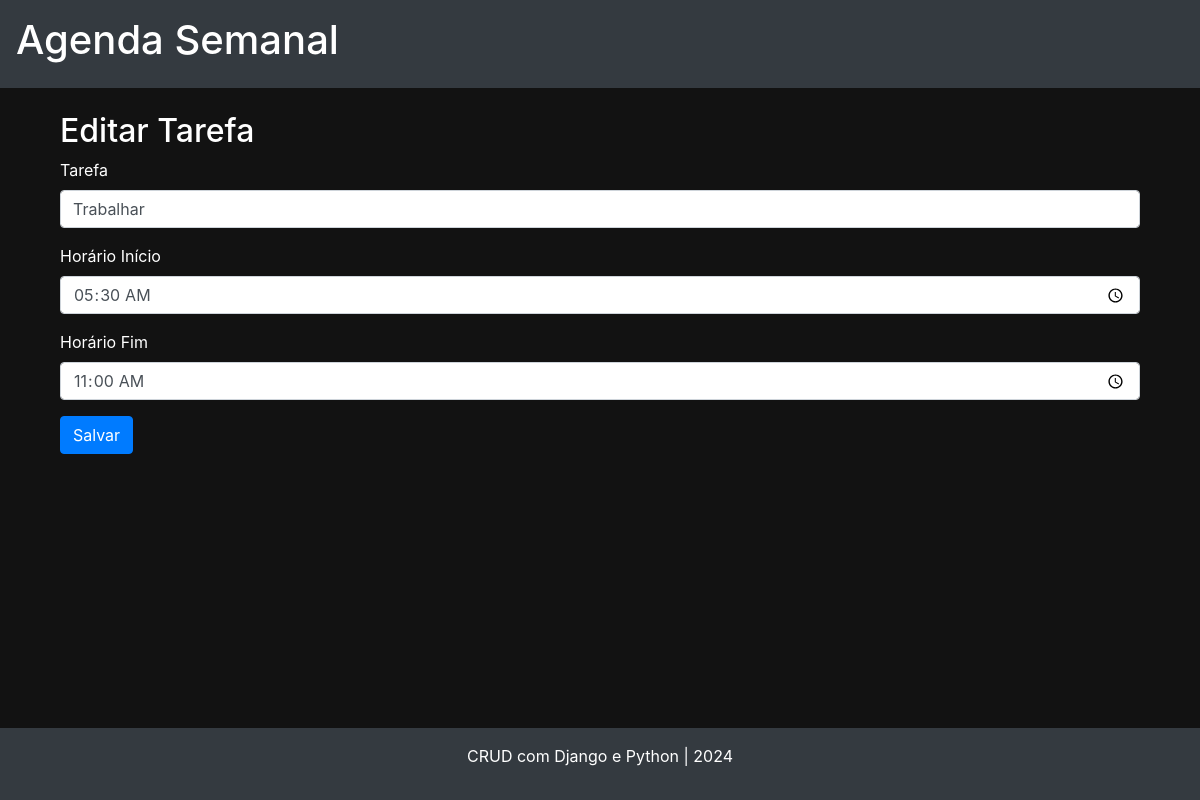
The page /editar/1/ (signed in) on the database its author committed.
### core/models.py (models this page shows, shortened)
class Tarefa(models.Model):
    DIA_CHOICES = [
        ('segunda', 'Segunda-feira'),
        ('terca', 'Terça-feira'),
        ('quarta', 'Quarta-feira'),
        ('quinta', 'Quinta-feira'),
        ('sexta', 'Sexta-feira'),
        ('sabado', 'Sábado'),
        ('domingo', 'Domingo'),
    ]
    dia = models.CharField(max_length=10, choices=DIA_CHOICES)
    tarefa = models.CharField(max_length=255)
    horario_inicio = models.TimeField()
    horario_fim = models.TimeField()
    user = models.ForeignKey(User, on_delete=models.CASCADE)

### core/views.py (the view, shortened to what this page needs)
# urls.py: path('editar/<int:id>/', editar_tarefa, name='editar_tarefa'),
@login_required
def editar_tarefa(request, id):
    tarefa = get_object_or_404(Tarefa, id=id, user=request.user)
    context = {'tarefa': tarefa}
    return render(request, "editar_tarefa.html", context)

### templates/editar_tarefa.html (shortened to what this page needs)
{% extends 'base.html' %}
{% block content %}
<div class="container">
    <h2>Editar Tarefa</h2>
    <form method="POST">
        <div class="mb-3">
            <label for="tarefa" class="form-label">Tarefa</label>
            <input type="text" class="form-control" id="tarefa" name="tarefa" value="{{ tarefa.tarefa }}">
        </div>
        <div class="mb-3">
            <label for="horario_inicio" class="form-label">Horário Início</label>
            <input type="time" class="form-control" id="horario_inicio" name="horario_inicio" value="{{ tarefa.horario_inicio }}">
        </div>
        <div class="mb-3">
            <label for="horario_fim" class="form-label">Horário Fim</label>
            <input type="time" class="form-control" id="horario_fim" name="horario_fim" value="{{ tarefa.horario_fim }}">
        </div>
        <button type="submit" class="btn btn-primary">Salvar</button>
    </form>
</div>
{% endblock %}

### static/css/styles.css (style rules this page uses)
html, body { height: 100%; margin: 0; }
body { display: flex; flex-direction: column; }
body { background-color: #121212; color: #ffffff; }

### rows shown on the page
Tarefa: tarefa "Trabalhar", horario_inicio "05:30", horario_fim "11:00"
